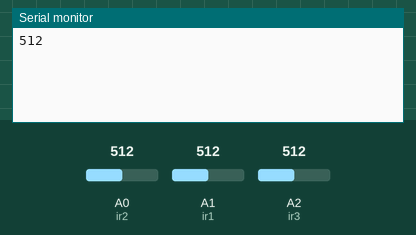
Recording of a sketch running on a simulated Arduino Uno, built with avr-gcc and run on an emulated ATmega328P. Shown: the last lines printed to the serial monitor. Inputs (shaded band) come from the test bench; at power-on: A1 (ir1) = 512, A2 (ir3) = 512, A0 (ir2) = 512. The ROS host is connected and sends only what is stated.

Above: at 1.8 s.
1.9 s: A1 (ir1) set to 716
At 3.0 s:
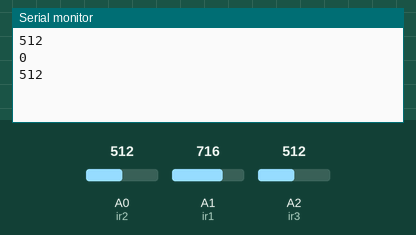
3.4 s: A2 (ir3) set to 306
At 4.8 s:
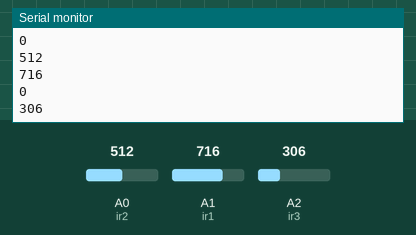
4.9 s: A1 (ir1) set to 900
6.4 s: A2 (ir3) set to 122
At 8.2 s:
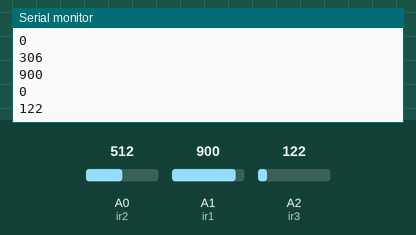
Timing chart, 0 to 8.9 s (numbered marks = the images above; inputs shaded):
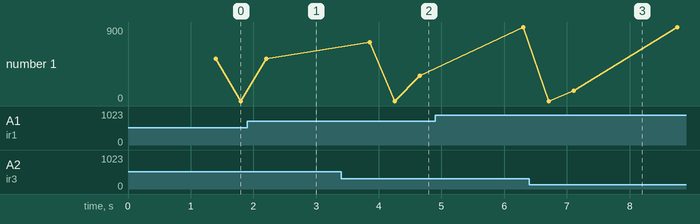

Measured:
- after the input at 3.4 s, the serial monitor: prints a new line after 1.3 s (image 2)
- after the input at 6.4 s, the serial monitor: prints a new line after 0.71 s (image 3)
- plotted number 1: 512 → 306 after the input at 3.4 s, 306 → 900 after the input at 4.9 s

The sketch:

Venom_Analog_Sensors_Read.ino
```cpp
#include <ros.h>
#include <std_msgs/String.h>

//set ros communication:
ros::NodeHandle nh;

std_msgs::String str_msg;
ros::Publisher chatter("chatter", &str_msg);

//currently sending hello world. Should publish the sensor measuring
char hello[13] = "hello world!";

/*
 Sharp GP2Y0A710K0F infrared proximity sensor (#28999)
 Collects an average of five readings from the sensor and displays the
 resulting value about every half second.

 See the Sharp_GP2Y0A710KOF_Simple demonstration for additional usage notes,
 including connection diagram.

 This example code is for the Arduino Uno and direct compatible boards, using the
 Arduino 1.0 or later IDE software. It has not been tested, nor designed for, other
 Arduino boards, including the Arduino Due.

*/
//init sensors and their distances
const int ir1 = A1;          // Connect sensor to analog pin A1
int distance1 = 0;
const int ir2 = A0;          // Connect sensor to analog pin A0
int distance2 = 0;
const int ir3 = A2;          // Connect sensor to analog pin A2
int distance3 = 0;

void setup() {
  //ROS:
  nh.initNode();
  nh.advertise(chatter);
  //Sensors:
  Serial.begin(9600);            // Use Serial Monitor window
}

void loop() {
  //ROS:
  str_msg.data = hello;
  chatter.publish( &str_msg );
  nh.spinOnce();
  delay(1000);

  //Sensors:
  Serial.println(ir1Read(), DEC); // Call irRead function to read sensor
  Serial.println(ir2Read(), DEC); // Print value in Serial Monitor
  Serial.println(ir3Read(), DEC);

  delay(250);                    // Wait another 1/4 second for the next read
                                 // (Note: Because of delays built into the
                                 //   irRead function the display of values will
                                 //   be slower than in the SharpGP2Y0A21_Simple
                                 //   sketch
}

// Take multiple readings, and average them out to reduce false readings
int ir1Read() {
  int averaging = 0;             //  Holds value to average readings

  // Get a sampling of 5 readings from sensor
  for (int i=0; i<5; i++) {
    distance1 = analogRead(ir1);
    averaging = averaging + distance1;
    delay(80);      // Wait 55 ms between each read
                    // According to datasheet time between each read
                    //  is -38ms +/- 10ms. Waiting 55 ms assures each
                    //  read is from a different sample
  }
  distance1 = averaging / 5;      // Average out readings
  return(distance1);              // Return value
}

// Take multiple readings, and average them out to reduce false readings
int ir2Read() {
  int averaging = 0;             //  Holds value to average readings

  // Get a sampling of 5 readings from sensor
  for (int i=0; i<5; i++) {
    distance1 = analogRead(ir2);
    averaging = averaging + distance2;
    delay(80);      // Wait 55 ms between each read
                    // According to datasheet time between each read
                    //  is -38ms +/- 10ms. Waiting 55 ms assures each
                    //  read is from a different sample
  }
  distance2 = averaging / 5;      // Average out readings
  return(distance2);              // Return value
}

// Take multiple readings, and average them out to reduce false readings
int ir3Read() {
  int averaging = 0;             //  Holds value to average readings

  // Get a sampling of 5 readings from sensor
  for (int i=0; i<5; i++) {
    distance3 = analogRead(ir3);
    averaging = averaging + distance3;
    delay(80);      // Wait 55 ms between each read
                    // According to datasheet time between each read
                    //  is -38ms +/- 10ms. Waiting 55 ms assures each
                    //  read is from a different sample
  }
  distance1 = averaging / 5;      // Average out readings
  return(distance3);              // Return value
}
```
